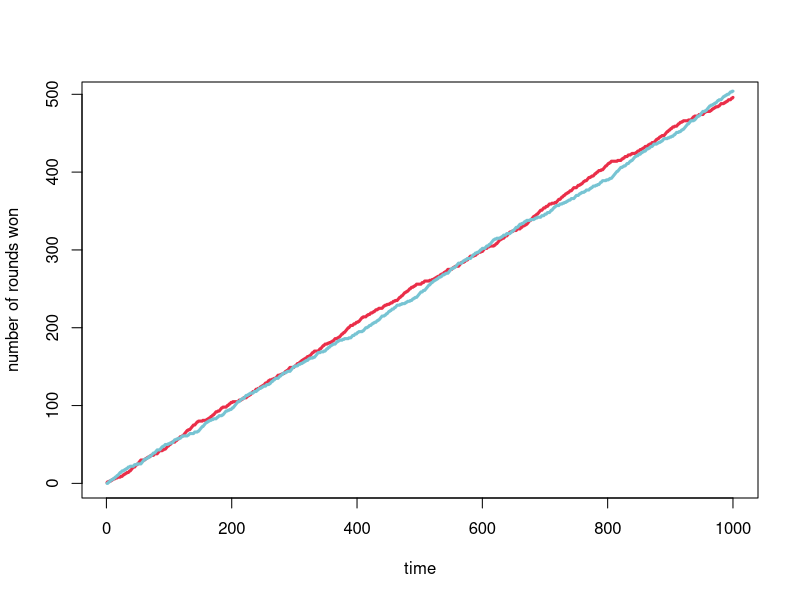

Reproduce this figure in R.
## ---- chunk 1
knitr::opts_chunk$set(echo = TRUE)
## ---- chunk 2
target <- 1e9 # we set the target at 1'000'000'000
totAgents <- 1e3
clusters <- 10

set.seed(1) #Setting a seed to allow comparable results
ideas <- runif(totAgents, min=0, max=target) # Generating random numbers in a uniform distribution
## ---- chunk 3
ideaClusters <- 1+as.integer(ideas/(target/clusters)) #Extracting the cluster by dividing each number to the number of clusters
agentsId <- 1:totAgents # Adding a UID
agentsReward_01 <- rep(0,totAgents) # A variable associated to phase 01
agentsReward_02 <- rep(0,totAgents) # A variable associated to phase 02
agents <- data.frame(agentsId, ideas, ideaClusters,agentsReward_01,agentsReward_02) #Creating a dataframe with ID, value and cluster

# hist(agents$ideas)
# hist(agents$ideaClusters)
## ---- chunk 4
idClusters <- seq(1:clusters)
idWinners <- rep(NA,clusters)
valueWinners <- rep(NA,clusters)
listWinners <- data.frame(idClusters,idWinners, valueWinners) #Creating a dataframe with Cluster ID, Winner ID and value

for(i in 1:totAgents){
  j <- agents[i,3] # Check the cluster of the agent
  if(is.na(listWinners[j,2])){ # If the cluster of the agent does not have a winner (it's value is NA) ...
    listWinners[j,2] <-agents[i,1] # ... use the agent's ID
    listWinners[j,3] <-agents[i,2] # ... use the agent's value 
    agents[i,4] <- 1 # rewarding the selected agent
  }
}

listWinners
## ---- chunk 5
library(lpSolve)
objective.in <- listWinners[,3] # Pooling the retained ideas by looking for the best combination
## ---- chunk 6
mat <- matrix(listWinners[,3], nrow=1, byrow=TRUE) # The sum of the pooled ideas ...
dir <- "<=" # ... should be below ...
rhs <- target # ... the target
## ---- chunk 7
optimum <-lp(direction="max",  objective.in, mat, dir, rhs, all.bin = TRUE) # Which is the best combination of pooled ideas?
optimum$solution # The selected ideas

for(i in 1:clusters){
  if(optimum$solution[i] >0){ # if an idea is pooled ...
    j <- listWinners[i,2] # ... select the owner of the pooled idea
    agents[j,5] <- 1 # ... and reward the agent another time
  }
}


## ---- chunk 8
totWinners <- filter(agents, agentsReward_01 >0) # This could reduce computational effort
## ---- chunk 9
library(tidyverse)
agentsRewards <- agents %>% 
  gather('agentsReward_01', 'agentsReward_02', key = "Phase", value = "Rewards")
## ---- chunk 10
summarise(group_by(agentsRewards, agentsId), Rewards = sum(Rewards, na.rm = TRUE))
## ---- chunk 11
remainder <- target - sum(agents$ideas*agents$agentsReward_02) #Comparing the initial target with the sum of the pooled ideas
## ---- chunk 12
phase00 <- function(target, totAgents,totIdeas,clusters){
  
  set.seed(1) #Setting a seed to a fix number to allow comparable results
#    agentsId <- sample(x=1:totAgents, size = totIdeas, replace = TRUE) # Assigning an owner to each idea (this allows multiple ideas to one owner)
    agentsId <- as.integer(rnorm(totIdeas, totAgents/2, totAgents/10)) # Assigning an owner to each idea (this allows multiple ideas to one owner)
    
  set.seed(1) #Setting a seed to a fix number to allow comparable results
    idea <- as.integer(runif(totIdeas, min = 0, max = target)) # Generating random numbers in a uniform distribution
  
  ideaClusters <- 1+as.integer(idea/(target/clusters)) #Extracting the cluster by dividing each number to the number of clusters
  agentsReward_01 <- rep(0,totIdeas) # A variable associated to phase 01
  agentsReward_02 <- rep(0,totIdeas) # A variable associated to phase 02
  ideas <- data.frame(agentsId, idea, ideaClusters,agentsReward_01,agentsReward_02) #Creating a dataframe with ID, value and cluster

  return(ideas)
}
## ---- chunk 13
phase01 <- function(clusters, ideas){

  #Creating a dataframe with Cluster ID, Winner ID and value
  idClusters <- seq(1:clusters)
  idWinners <- rep(NA, clusters)
  valueWinners <- rep(NA, clusters)
  listWinners <-  data.frame(idClusters, idWinners, valueWinners) 
  
  #Reward the owners of the selected ideas
  lenIdeas <- dim(ideas)[1]

  for (i in 1:lenIdeas) {
    j <- ideas[i, 3] # Check the cluster of the idea
    if (is.na(listWinners[j, 2])) {
    # If the cluster of the agent does not have a winner (it's value is NA) ...
    listWinners[j, 2] <- ideas[i, 1] # ... use the agent's ID
    listWinners[j, 3] <- ideas[i, 2] # ... use the idea's value
    ideas[i, 4] <- 1 # rewarding the selected agent
    }
  }
  
  return(ideas)
}
## ---- chunk 14
phase02 <- function (selectedIdeas, target) {
  library(lpSolve)
  ideas <- selectedIdeas
  listWinners <- filter(ideas, agentsReward_01 >0)
  objective.in <- listWinners[, 2] # Pooling the retained ideas by looking for the best combination
  
  mat <-  matrix(listWinners[, 2], nrow = 1, byrow = TRUE) # The sum of the pooled ideas ...
  dir <- "<=" # ... should be below ...
  rhs <- target # ... the target
  optimum <-  lp(direction = "max", objective.in,  mat,  dir,  rhs,  all.bin = TRUE) # Which is the best combination of pooled ideas?
  optimum$solution # The selected ideas
  
  #Trying a left join
  listWinners[,5] <- optimum$solution
  polledIdeas <- ideas %>%
  left_join(listWinners, by = c("agentsId","idea","ideaClusters","agentsReward_01"))
  agentsReward_02 <- polledIdeas$agentsReward_02.x+ polledIdeas$agentsReward_02.y
  polledIdeas <- data.frame(polledIdeas,agentsReward_02)
  polledIdeas[5] <- NULL # Removing the redundant columns
  polledIdeas[5] <- NULL # Removing the redundant columns

  return(polledIdeas)
}
## ---- chunk 15
phase03 <- function(ideas){
  library(tidyverse)
  agentsRewards <- ideas %>% 
  gather('agentsReward_01', 'agentsReward_02', key = "Phase", value = "Rewards")
  return(agentsRewards)
}  
## ---- chunk 16
ideaChallenge <- function(target, totAgents, totIdeas, clusters) {
  
  generatedIdeas <- as.data.frame(seq(1:totIdeas))
  generatedIdeas <- phase00(target, totAgents, totIdeas, clusters) # Generating ideas
  generatedIdeas <-arrange(generatedIdeas,idea) #Sorting ideas

  selectedIdeas <- phase01(clusters, generatedIdeas) # Selecting ideas

  polledIdeas <- phase02(selectedIdeas, target) # Polling ideas 
  # print(filter(polledIdeas, agentsReward_01>0)) # Test: Data check
  
  agentsRewards <- phase03(polledIdeas)
  # print(head(filter(agentsRewards,Rewards>0))) # Test: Data check
  
  return(agentsRewards)
}
## ---- chunk 17
target <- 1e9 # we set the target at 1'000'000'000
totAgents <- 1e3
totIdeas <- 1e4
  totIdeas <- max(totIdeas,totAgents) #This lines assures that there are not less ideas than agents
clusters <- 10
## ---- chunk 18

agentsRewards <- ideaChallenge(target, totAgents, totIdeas, clusters)
winners <- summarise(group_by(agentsRewards, agentsId, idea), Rewards = sum(Rewards, na.rm = TRUE))
winners <- arrange(winners,idea) #Sorting ideas
  # filter(winners, Rewards >0) # Test: selected ideas
problemSolved <- filter(winners, Rewards >1) # Test: data check
remainder <- sum(problemSolved[,2])
  
target <- target -  remainder #Setting up the remainder for a new idea challenge
target
## ---- chunk 19
#Function to reset the results
setup <- function() {
  return(data.frame(
  id = 1:2,
  strategy = NA,
  num_wins = 0
  ))
}

#Function to set each agent's Strategy
chooseStrategy <- function(ind){
  strats <- sample(x = 1:3, size = nrow(ind)) # chose randomly a strategy among (1:Paper, 2:Scissors, 3:Rock) for each row in the matrix
  ind$strategy <- strats #Add a columns called strategy
  return(ind)
}

# Function to play strategy
playStrategy <- function(ind) {
  if (ind$strategy[1] == ind$strategy[2]) { # Do nothing if they have the same strategy
  } else{
  #in the case that one chose Rock and the other paper:
  if (any(ind$strategy == 3) && any(ind$strategy == 1)) {
  tmp <- ind[ind$strategy == 1, "id"]
  ind[tmp, "num_wins"] <- ind[tmp, "num_wins"] + 1
  } else{
  #for the two other cases, the better weapon wins:
  tmp <- which(ind[, "strategy"] == max(ind[, "strategy"]))
  ind[tmp, "num_wins"] <- ind[tmp, "num_wins"] + 1
  }
  }
  return(ind)
}

#Running the simulation
rounds <- 1000 # Set 1k rounds
indDF <- setup() # Initiate vector for results
dat <- matrix(NA, rounds, 2) #creates a matrix of NA, with a number of ronds equal to rounds and 2 columns (strategy and num_wins)
for (i in 1:rounds) {
  indDF <- chooseStrategy(indDF) #Give a strategy to each agent
  indDF <- playStrategy(indDF) # Agent play according to the strategy
  dat[i,] <- indDF$num_wins # Check outcomes
  i <- i + 1 # This step makes it jump by 2 each time
}

#Visualize results
plot(
  dat[, 1],
  type = 'l',
  col = '#EA2E49',
  lwd = 3,
  xlab = 'time',
  ylab = 'number of rounds won'
)
lines(dat[, 2], col = '#77C4D3', lwd = 3)
